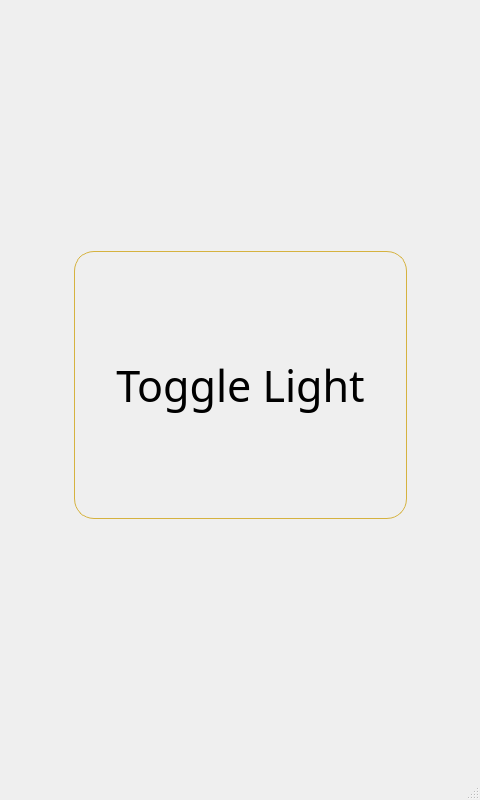
<?xml version="1.0" encoding="UTF-8"?>
<ui version="4.0">
 <class>MainWindow</class>
 <widget class="QMainWindow" name="MainWindow">
  <property name="enabled">
   <bool>true</bool>
  </property>
  <property name="geometry">
   <rect>
    <x>0</x>
    <y>0</y>
    <width>480</width>
    <height>800</height>
   </rect>
  </property>
  <property name="windowTitle">
   <string>MainWindow</string>
  </property>
  <property name="iconSize">
   <size>
    <width>18</width>
    <height>32</height>
   </size>
  </property>
  <widget class="QWidget" name="centralwidget">
   <widget class="QToolButton" name="toolButton">
    <property name="geometry">
     <rect>
      <x>74</x>
      <y>251</y>
      <width>333</width>
      <height>268</height>
     </rect>
    </property>
    <property name="font">
     <font>
      <family>Bariol</family>
      <pointsize>32</pointsize>
     </font>
    </property>
    <property name="mouseTracking">
     <bool>false</bool>
    </property>
    <property name="layoutDirection">
     <enum>Qt::LeftToRight</enum>
    </property>
    <property name="autoFillBackground">
     <bool>false</bool>
    </property>
    <property name="styleSheet">
     <string notr="true">border-radius :20px; border: 1px solid; border-color: #D5B23F; </string>
    </property>
    <property name="text">
     <string>Toggle Light</string>
    </property>
    <property name="icon">
     <iconset>
      <normaloff>assets/tap-to-call.png</normaloff>assets/tap-to-call.png</iconset>
    </property>
    <property name="iconSize">
     <size>
      <width>103</width>
      <height>122</height>
     </size>
    </property>
    <property name="checkable">
     <bool>false</bool>
    </property>
    <property name="autoRepeat">
     <bool>false</bool>
    </property>
    <property name="autoExclusive">
     <bool>false</bool>
    </property>
    <property name="toolButtonStyle">
     <enum>Qt::ToolButtonTextUnderIcon</enum>
    </property>
    <property name="autoRaise">
     <bool>false</bool>
    </property>
    <property name="arrowType">
     <enum>Qt::NoArrow</enum>
    </property>
   </widget>
  </widget>
  <widget class="QStatusBar" name="statusbar"/>
 </widget>
 <resources/>
 <connections/>
</ui>
